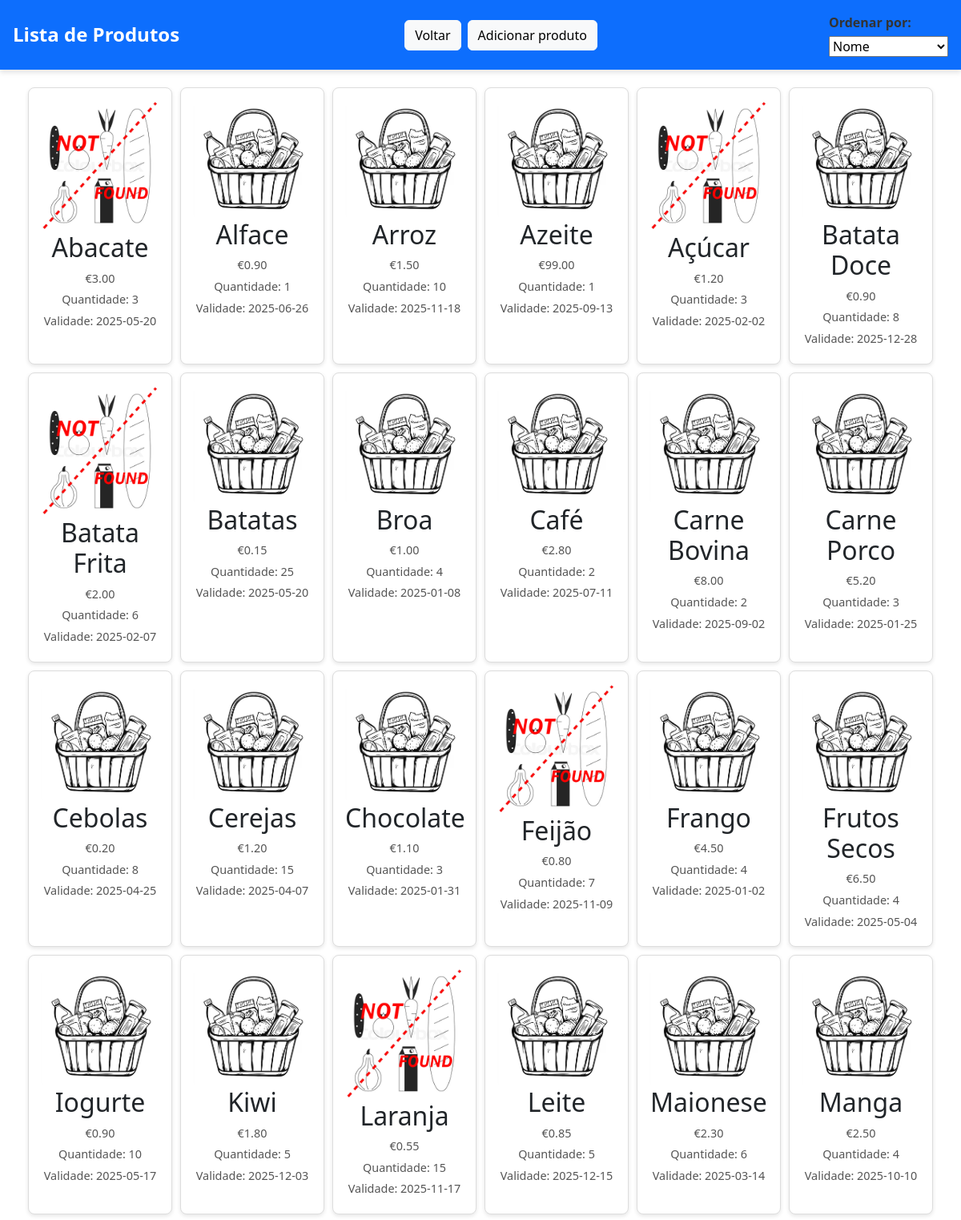
/inventory?sort_by= (upper part), run on the app's committed database.
### tables this page shows
CREATE TABLE "products" (
                id INTEGER PRIMARY KEY,
                name TEXT NOT NULL,
                quantity INTEGER NOT NULL,
                price REAL NOT NULL,
                expire_date TEXT NOT NULL,  -- Armazenamento da data no formato 'YYYY-MM-DD' como TEXT
                image_path TEXT NOT NULL
            );

### app.py (the view)
@app.route('/inventory', methods=['GET', "POST"])
def inventory():
    sort_by = request.args.get('sort_by', 'expire_date')
    products = get_products(sort_by)
    return render_template('inventory.html', data=products)

### app.py (called while the page is built)
def get_products(sort_by='expire_date'):
    valid_columns = ['name', 'quantity', 'price', 'expire_date']
    if sort_by not in valid_columns:
        sort_by = 'name'  # Valor padrão
    conn = sqlite3.connect('products_database.db')
    conn.row_factory = sqlite3.Row  # Permite acessar os dados como dicionários
    cursor = conn.cursor()
    query = f'SELECT * FROM products ORDER BY {sort_by}'
    cursor.execute(query)  # Consulta à tabela products
    rows = cursor.fetchall()
    conn.close()
    return rows

### templates/inventory.html (shortened to what this page needs)
<!DOCTYPE html>
<html lang="en">
<head>
    <link href="https://cdn.jsdelivr.net/npm/bootstrap@5.3.0-alpha1/dist/css/bootstrap.min.css" rel="stylesheet">
    <link rel="stylesheet" href="/static/styles.css">
</head>
<body class="inventory-page">
  <header class="d-flex justify-content-between align-items-center p-3 bg-primary">
    <h1 class="text-white m-0">Lista de Produtos</h1>
    <div class="d-flex justify-content-center flex-grow-1">
      <button class="btn btn-light me-2" onclick="window.location.href='home';">Voltar</button>
      <button class="btn btn-light me-2" onclick="window.location.href='add_product';">Adicionar produto</button>
    </div>
    <div class="sort-dropdown">
      <label for="sort-options" class="dropdown-label">Ordenar por:</label>
    <select id="sort-by" onchange="window.location.href='?sort_by=' + this.value;">
        <option value="name" {% if request.args.get('sort_by') == 'name' %}selected{% endif %}>Nome</option>
    </select>
    </div>
  </header>
    <div class="container">
        {% for produto in data %}
        <div class="produto">
            <img src="{{ url_for('static', filename='images/' + produto['image_path']) }}" alt="Imagem de {{ produto['name'] }}" class="produto-imagem">
            <h2 class="produto-nome">{{ produto['name'] }}</h2>
            <p class="produto-preco">€{{ "%.2f"|format(produto['price']) }}</p>
            <p class="produto-quantidade">Quantidade: {{ produto['quantity'] }}</p>
            <p class="produto-validade">Validade: {{ produto['expire_date'] }}</p>
        </div>
        {% endfor %}
    </div>
</body>
</html>

### static/styles.css (style rules this page uses)
.inventory-page .container { margin: 1% auto; display: flex; flex-wrap: wrap; gap: 10px; justify-content: center; padding: 10px; width: 100%; max-width: none; }
.inventory-page .produto { width: 100%; max-width: 180px; height: auto; border: 1px solid #ddd; border-radius: 8px; background: #fff; padding: 15px; box-shadow: 0 2px 5px rgba(0, 0, 0, 0.1); text-align: center; transition: transform 0.2s ease-in-out, box-shadow 0.2s ease-in-out; }
.inventory-page .produto img { max-width: 100%; height: auto; object-fit: cover; border-radius: 8px; margin-bottom: 1px; }
.inventory-page .produto p { margin: 5px 0; font-size: 0.9em; color: #555; }
.inventory-page header { display: flex; justify-content: space-between; align-items: center; padding: 1rem; background-color: #007bff; box-shadow: 0 4px 6px rgba(0, 0, 0, 0.1); }
.inventory-page h1 { font-size: 1.5rem; font-weight: bold; color: white; margin-right: auto; }
.inventory-page .sort-dropdown { display: flex; flex-direction: column; align-items: flex-start; gap: 5px; }
.inventory-page .dropdown-label { font-weight: bold; color: #333; }

### data on the page
products: image_path (picture), name "Abacate", price "3.00", quantity "3", expire_date "2025-05-20"
products: image_path (picture), name "Alface", price "0.90", quantity "1", expire_date "2025-06-26"
products: image_path (picture), name "Arroz", price "1.50", quantity "10", expire_date "2025-11-18"
products: image_path (picture), name "Azeite", price "99.00", quantity "1", expire_date "2025-09-13"
products: image_path (picture), name "Açúcar", price "1.20", quantity "3", expire_date "2025-02-02"
products: image_path (picture), name "Batata Doce", price "0.90", quantity "8", expire_date "2025-12-28"
products: image_path (picture), name "Batata Frita", price "2.00", quantity "6", expire_date "2025-02-07"
products: image_path (picture), name "Batatas", price "0.15", quantity "25", expire_date "2025-05-20"
products: image_path (picture), name "Broa", price "1.00", quantity "4", expire_date "2025-01-08"
products: image_path (picture), name "Café", price "2.80", quantity "2", expire_date "2025-07-11"
products: image_path (picture), name "Carne Bovina", price "8.00", quantity "2", expire_date "2025-09-02"
products: image_path (picture), name "Carne Porco", price "5.20", quantity "3", expire_date "2025-01-25"
products: image_path (picture), name "Cebolas", price "0.20", quantity "8", expire_date "2025-04-25"
products: image_path (picture), name "Cerejas", price "1.20", quantity "15", expire_date "2025-04-07"
products: image_path (picture), name "Chocolate", price "1.10", quantity "3", expire_date "2025-01-31"
products: image_path (picture), name "Feijão", price "0.80", quantity "7", expire_date "2025-11-09"
products: image_path (picture), name "Frango", price "4.50", quantity "4", expire_date "2025-01-02"
products: image_path (picture), name "Frutos Secos", price "6.50", quantity "4", expire_date "2025-05-04"
products: image_path (picture), name "Iogurte", price "0.90", quantity "10", expire_date "2025-05-17"
products: image_path (picture), name "Kiwi", price "1.80", quantity "5", expire_date "2025-12-03"
products: image_path (picture), name "Laranja", price "0.55", quantity "15", expire_date "2025-11-17"
products: image_path (picture), name "Leite", price "0.85", quantity "5", expire_date "2025-12-15"
products: image_path (picture), name "Maionese", price "2.30", quantity "6", expire_date "2025-03-14"
products: image_path (picture), name "Manga", price "2.50", quantity "4", expire_date "2025-10-10"
